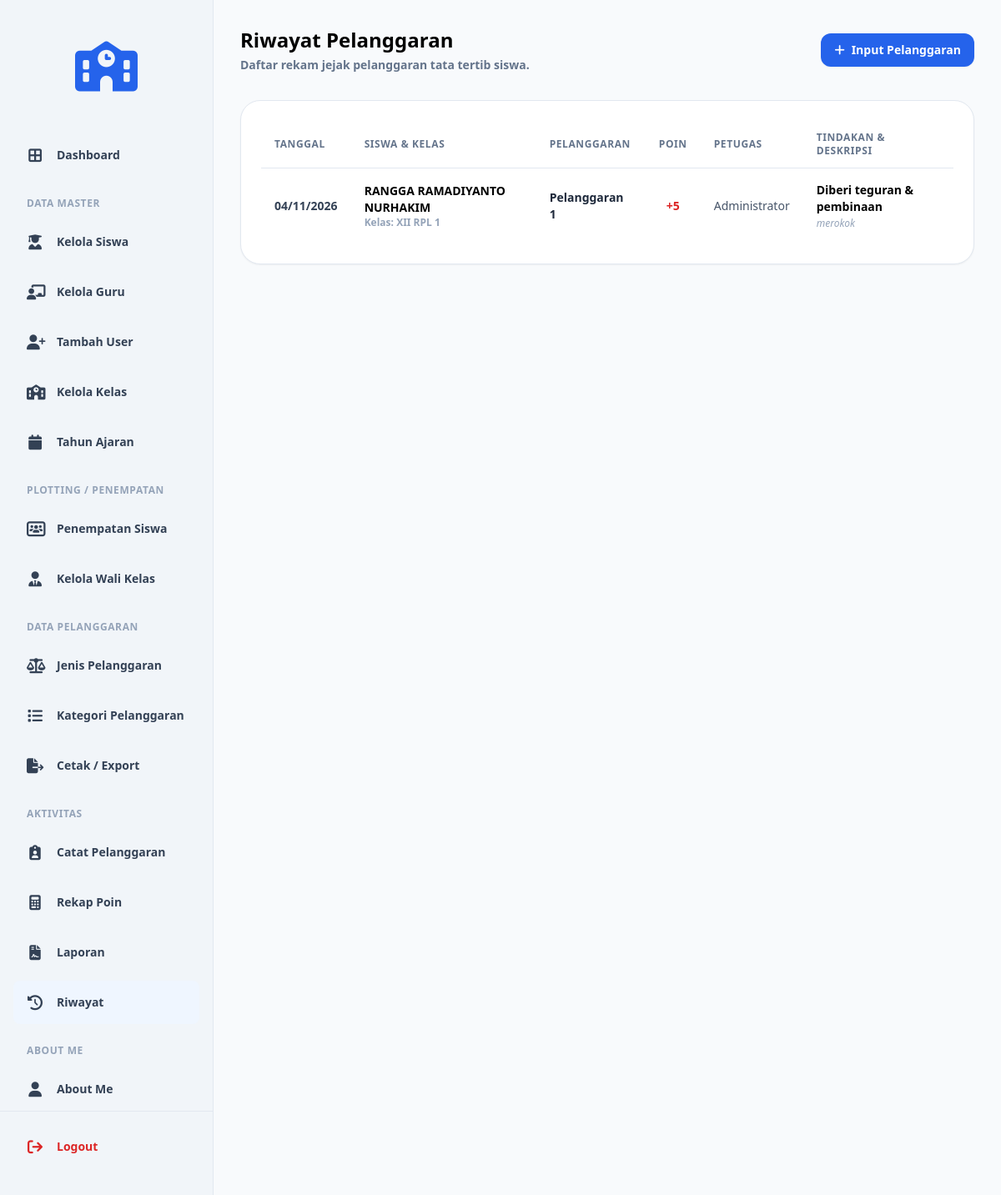
The page /riwayat.php (signed in) on the database as committed earlier.
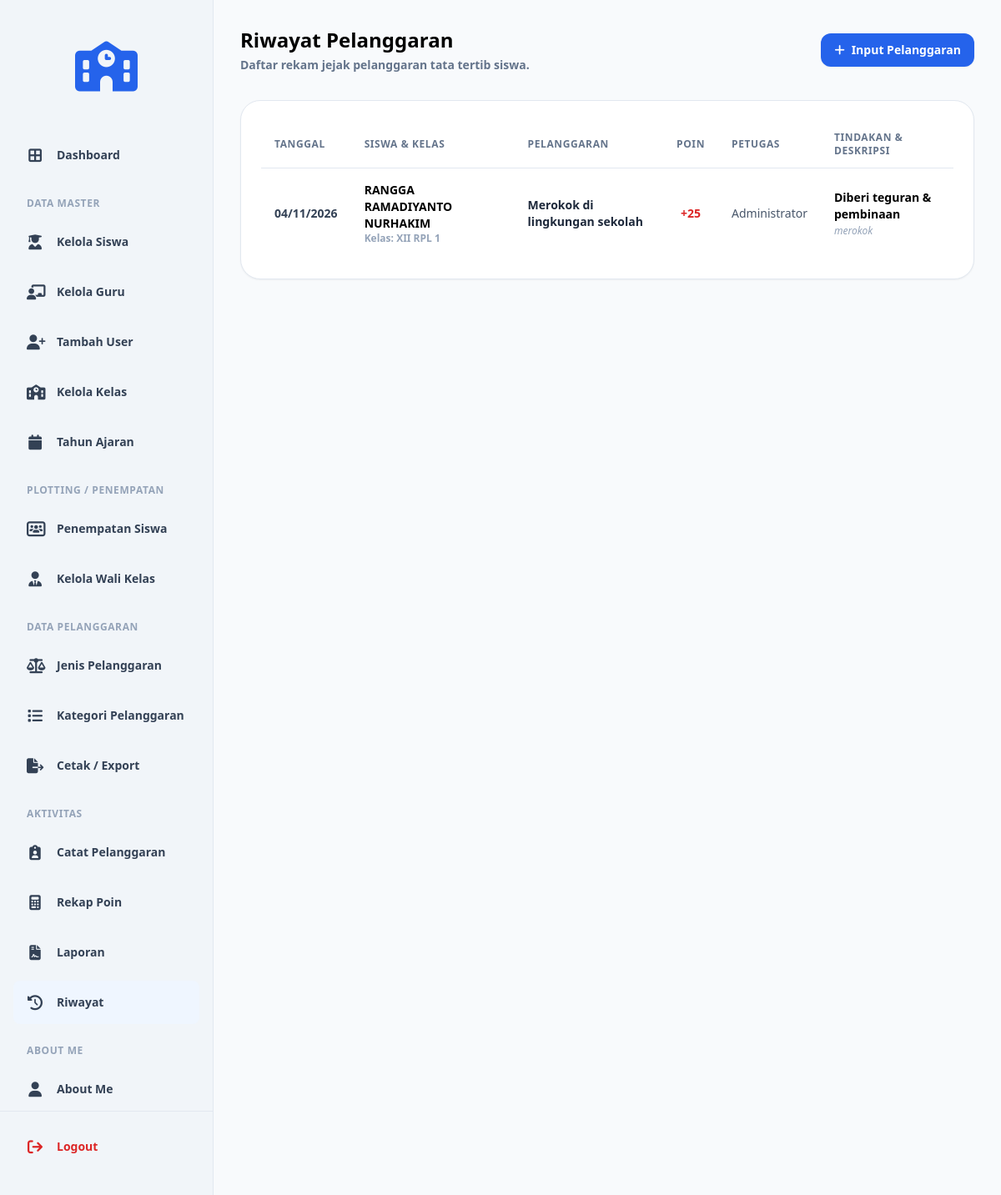
The same page on the database as committed later.
### tables this page shows
CREATE TABLE `t_pelanggaran_siswa` (
  `id` int(11) NOT NULL AUTO_INCREMENT,
  `tahun_ajaran_id` int(11) DEFAULT NULL,
  `siswa_id` int(11) DEFAULT NULL,
  `nama_siswa` varchar(150) NOT NULL,
  `kelas_id` int(11) DEFAULT NULL,
  `nama_kelas` varchar(100) NOT NULL,
  `pelanggaran_id` int(11) DEFAULT NULL,
  `nama_pelanggaran` int(11) NOT NULL,
  `pelanggaran_kategori_id` int(11) DEFAULT NULL,
  `guru_id` int(11) DEFAULT NULL,
  `nama_guru` varchar(150) NOT NULL,
  `tanggal` date DEFAULT NULL,
  `keterangan` text NOT NULL,
  `poin` int(11) NOT NULL,
  `tindakan` text NOT NULL,
  `status` varchar(30) NOT NULL,
  `created_at` timestamp NOT NULL DEFAULT current_timestamp(),
  `updated_at` timestamp NOT NULL DEFAULT current_timestamp(),
  PRIMARY KEY (`id`),
  KEY `guru_id` (`guru_id`),
  KEY `tahun_ajaran_id` (`tahun_ajaran_id`),
  KEY `siswa_id` (`siswa_id`),
  KEY `kelas_id` (`kelas_id`),
  KEY `pelanggaran_id` (`pelanggaran_id`),
  KEY `pelanggaran_kategori_id` (`pelanggaran_kategori_id`),
  CONSTRAINT `t_pelanggaran_siswa_ibfk_1` FOREIGN KEY (`guru_id`) REFERENCES `t_guru` (`id`) ON DELETE CASCADE,
  CONSTRAINT `t_pelanggaran_siswa_ibfk_3` FOREIGN KEY (`kelas_id`) REFERENCES `t_kelas` (`id`) ON DELETE CASCADE,
  CONSTRAINT `t_pelanggaran_siswa_ibfk_5` FOREIGN KEY (`pelanggaran_id`) REFERENCES `t_pelanggaran` (`id`) ON DELETE CASCADE,
  CONSTRAINT `t_pelanggaran_siswa_ibfk_6` FOREIGN KEY (`siswa_id`) REFERENCES `t_siswa` (`id`) ON DELETE CASCADE,
  CONSTRAINT `t_pelanggaran_siswa_ibfk_7` FOREIGN KEY (`tahun_ajaran_id`) REFERENCES `t_tahun_ajaran` (`id`) ON DELETE CASCADE
);

CREATE TABLE `t_pelanggaran` (
  `id` int(11) NOT NULL AUTO_INCREMENT,
  `pelanggaran_kategori_id` int(11) DEFAULT NULL,
  `kode` varchar(30) DEFAULT NULL,
  `nama` varchar(30) DEFAULT NULL,
  `poin` int(11) NOT NULL,
  `deskripsi` text NOT NULL,
  `status_aktif` tinyint(1) NOT NULL,
  `created_at` timestamp NOT NULL DEFAULT current_timestamp(),
  `updated_at` timestamp NOT NULL DEFAULT current_timestamp(),
  PRIMARY KEY (`id`),
  UNIQUE KEY `uq_t_pelanggaran_kode` (`kode`),
  KEY `pelanggaran_kategori_id` (`pelanggaran_kategori_id`)
);

CREATE TABLE `t_siswa` (
  `id` int(11) NOT NULL AUTO_INCREMENT,
  `nis` varchar(20) DEFAULT NULL,
  `nisn` varchar(20) DEFAULT NULL,
  `nama` varchar(150) DEFAULT NULL,
  `jenis_kelamin` varchar(4) NOT NULL,
  `tanggal_lahir` date NOT NULL,
  `alamat` text NOT NULL,
  `status_aktif` tinyint(1) NOT NULL,
  `created_at` timestamp NOT NULL DEFAULT current_timestamp(),
  `updated_at` timestamp NOT NULL DEFAULT current_timestamp(),
  PRIMARY KEY (`id`),
  UNIQUE KEY `uq_t_siswa_nisn` (`nisn`),
  UNIQUE KEY `uq_t_siswa_nis` (`nis`)
);

CREATE TABLE `t_kelas` (
  `id` int(11) NOT NULL AUTO_INCREMENT,
  `nama` varchar(100) DEFAULT NULL,
  `tingkat` varchar(20) NOT NULL,
  `jurusan` varchar(100) NOT NULL,
  `status_aktif` tinyint(1) NOT NULL,
  `created_at` timestamp NOT NULL DEFAULT current_timestamp(),
  `updated_at` timestamp NOT NULL DEFAULT current_timestamp(),
  PRIMARY KEY (`id`),
  UNIQUE KEY `uq_t_kelas_nama` (`nama`)
);

### cek_akses.php (called while the page is built, shortened)
<?php
$raw_role = $_SESSION['role'] ?? $_SESSION['level'] ?? '';
$role_lower = strtolower(trim($raw_role));
if ($role_lower === 'admin') {
    $role = 'Admin';
} else {
    $role = 'Guru';
}
?>

### riwayat.php (the view, shortened to what the changed rows need)
<?php
include 'config/koneksi.php';
include 'cek_akses.php';
$where = ($role === 'Guru') ? "WHERE " . batas_kelas_guru('ps.kelas_id', $role, $wali_kelas_kelas_ids) : "";
$query = "SELECT ps.*,
                 s.nama AS nama_siswa, s.nis,
                 p.nama AS nama_pelanggaran, p.poin,
                 ka.nama AS nama_kelas
          FROM t_pelanggaran_siswa ps
          LEFT JOIN t_siswa s ON ps.siswa_id = s.id
          LEFT JOIN t_pelanggaran p ON ps.pelanggaran_id = p.id
          LEFT JOIN t_kelas ka ON ps.kelas_id = ka.id
          $where
          ORDER BY ps.tanggal DESC, ps.id DESC";
$rows = [];
$result = @mysqli_query($koneksi, $query);
if ($result) {
    while ($row = mysqli_fetch_assoc($result)) {
        $rows[] = $row;
    }
} else {
    $rows = [];
}
?><!DOCTYPE html>
<html lang="id">
<head>
    <?php include 'layouts/head.php'; ?>
</head>
<body class="bg-slate-50 text-slate-800 font-sans min-h-screen flex">
    <main class="flex-1 p-8 bg-slate-50 overflow-y-auto">
        <div class="flex justify-between items-center mb-8">
            <div>
                <h1 class="text-2xl font-bold text-black">Riwayat Pelanggaran</h1>
            </div>
        </div>
        <div class="bg-white p-6 rounded-[1.5rem] shadow-sm border border-slate-200">
            <div class="overflow-x-auto">
                <table class="w-full text-left border-collapse">
                    <thead>
                        <tr class="border-b border-slate-200 text-xs font-bold text-slate-500 uppercase tracking-wider">
                            <th class="py-3 px-4">TANGGAL</th>
                            <th class="py-3 px-4">SISWA & KELAS</th>
                            <th class="py-3 px-4">PELANGGARAN</th>
                            <th class="py-3 px-4 text-center">POIN</th>
                            <th class="py-3 px-4">PETUGAS</th>
                            <th class="py-3 px-4">TINDAKAN & DESKRIPSI</th>
                        </tr>
                    </thead>
                    <tbody class="divide-y divide-slate-100 text-sm">
                        <?php if (!empty($rows)): ?>
                            <?php foreach ($rows as $row):
                                $nama_siswa = !empty($row['nama_siswa']) ? $row['nama_siswa'] : 'Siswa Tidak Ditemukan';
                                $nama_kelas = !empty($row['nama_kelas']) ? $row['nama_kelas'] : '-';
                                $nama_pelanggaran = !empty($row['nama_pelanggaran']) ? $row['nama_pelanggaran'] : 'Jenis Pelanggaran Tidak Ada';
                                $poin = $row['poin'] ?? 0;
                                $tanggal = !empty($row['tanggal']) ? date('d/m/Y', strtotime($row['tanggal'])) : '-';
                            ?>
                                <tr class="hover:bg-slate-50 transition">
                                    <td class="py-4 px-4 font-bold text-slate-700 whitespace-nowrap">
                                        <?php echo htmlspecialchars($tanggal); ?>
                                    </td>
                                    <td class="py-4 px-4">
                                        <div class="font-bold text-black"><?php echo htmlspecialchars($nama_siswa); ?></div>
                                        <div class="text-xs text-slate-400 font-bold">Kelas: <?php echo htmlspecialchars($nama_kelas); ?></div>
                                    </td>
                                    <td class="py-4 px-4 font-bold text-slate-800">
                                        <?php echo htmlspecialchars($nama_pelanggaran); ?>
                                    </td>
                                    <td class="py-4 px-4 text-center font-bold text-red-600">
                                        +<?php echo $poin; ?>
                                    </td>
                                    <td class="py-4 px-4 text-slate-600 font-medium">
                                        Administrator
                                    </td>
                                    <td class="py-4 px-4">
                                        <div class="font-bold text-black"><?php echo htmlspecialchars($row['tindakan'] ?? '-'); ?></div>
                                        <div class="text-xs text-slate-400 font-medium italic mt-0.5"><?php echo htmlspecialchars($row['keterangan'] ?? '-'); ?></div>
                                    </td>
                                </tr>
                            <?php endforeach; ?>
                        <?php else: ?>
                            <tr>
                                <td colspan="6" class="py-8 text-center text-slate-500 font-bold">Belum ada riwayat pelanggaran yang dicatat.</td>
                            </tr>
                        <?php endif; ?>
                    </tbody>
                </table>
            </div>
        </div>
    </main>
</body>
</html>

Rows that differ between the two databases and show on the page:
changed t_pelanggaran_siswa "Diberi teguran & pembinaan": pelanggaran.nama "Pelanggaran 1" → "Merokok di lingkungan sekolah"; pelanggaran.poin "5" → "25"
